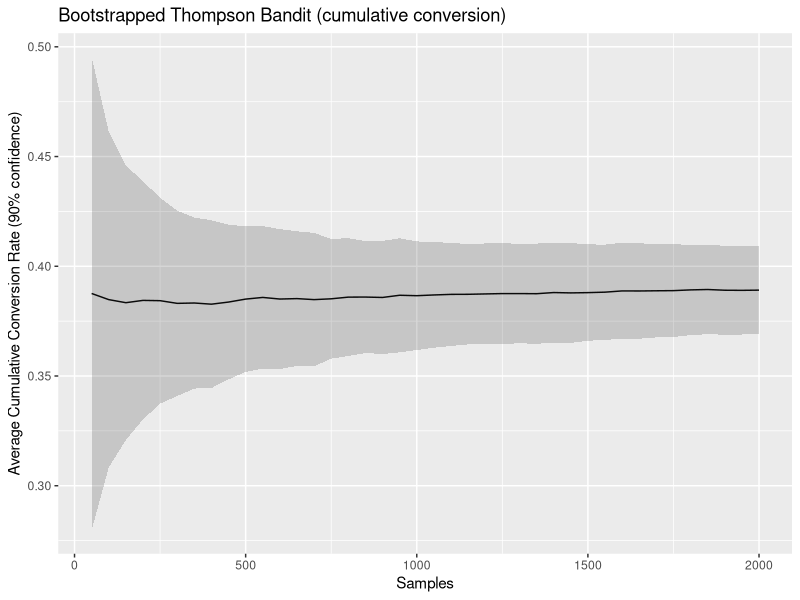
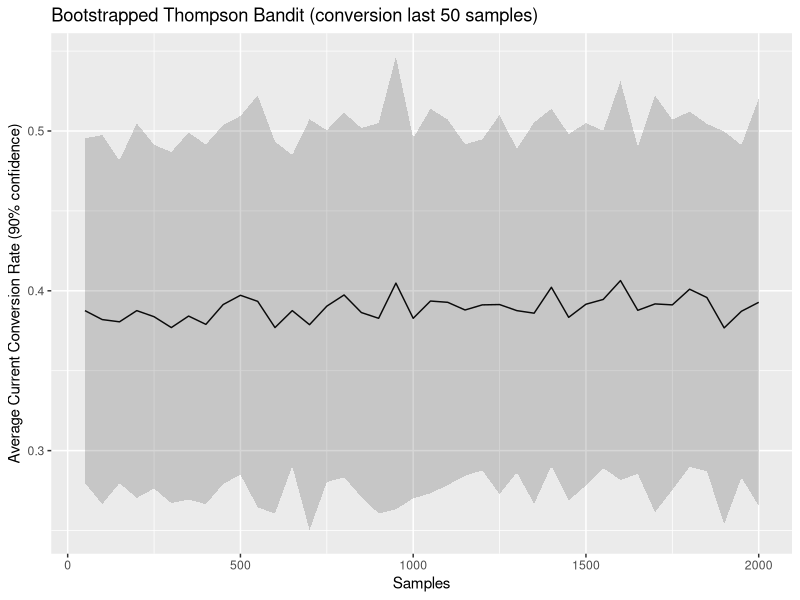
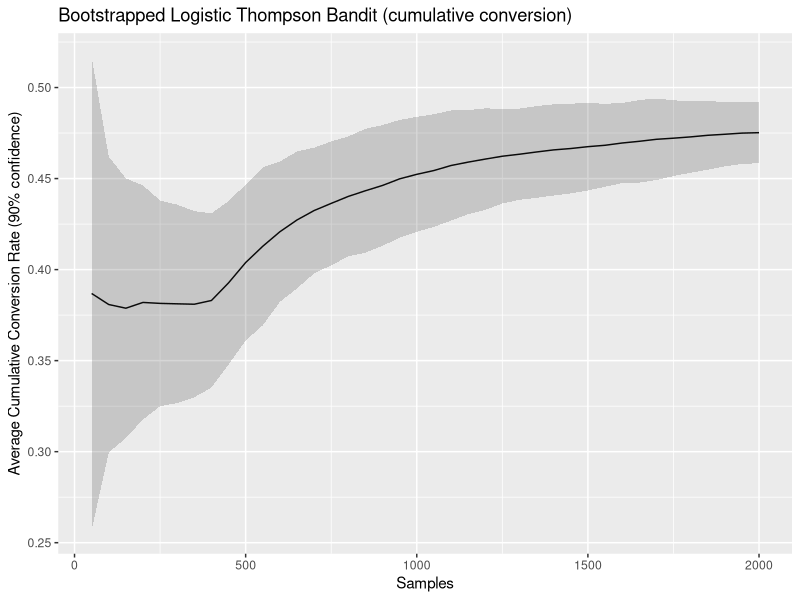
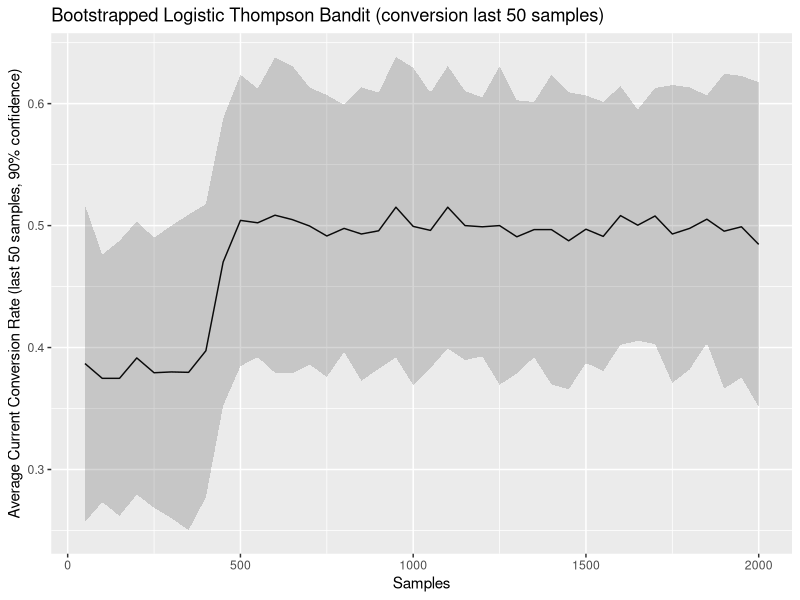

These figures' R source, in order:
## ---- chunk 1
require(ggplot2)
require(data.table)

t <- read.csv("stupid_bandit.csv")
c <- read.csv("bandit.csv")
## ---- chunk 2
dt <- data.table(t)
at <- dt[, list(avg=mean(overall.conversion.rate), var=var(overall.conversion.rate), stddev=sqrt(var(overall.conversion.rate))), by=c("visitors")]
at$ymin = at$avg-at$stddev*1.64
at$ymax = at$avg+at$stddev*1.64
## ---- chunk 3
ggplot(data = at, aes(x = visitors, y = avg)) + geom_line() + geom_ribbon(aes(ymin=ymin, ymax=ymax), alpha=0.2) + ggtitle("Bootstrapped Thompson Bandit (cumulative conversion)") + ylab("Average Cumulative Conversion Rate (90% confidence)") + xlab("Samples")
## ---- chunk 4
dt <- data.table(t)
at <- dt[, list(avg=mean(current.conversion.rate), var=var(current.conversion.rate), stddev=sqrt(var(current.conversion.rate))), by=c("visitors")]
at$ymin = at$avg-at$stddev*1.64
at$ymax = at$avg+at$stddev*1.64
## ---- chunk 5
ggplot(data = at, aes(x = visitors, y = avg)) + geom_line() + geom_ribbon(aes(ymin=ymin, ymax=ymax), alpha=0.2) + ggtitle("Bootstrapped Thompson Bandit (conversion last 50 samples)") + ylab("Average Current Conversion Rate (90% confidence)") + xlab("Samples")
## ---- chunk 6
dc <- data.table(c)
ac <- dc[, list(avg=mean(overall.conversion.rate), var=var(overall.conversion.rate), stddev=sqrt(var(overall.conversion.rate))), by=c("visitors")]
ac$ymin = ac$avg-ac$stddev*1.64
ac$ymax = ac$avg+ac$stddev*1.64
## ---- chunk 7
ggplot(data = ac, aes(x = visitors, y = avg)) + geom_line() + geom_ribbon(aes(ymin=ymin, ymax=ymax), alpha=0.2) + ggtitle("Bootstrapped Logistic Thompson Bandit (cumulative conversion)") + ylab("Average Cumulative Conversion Rate (90% confidence)") + xlab("Samples")
## ---- chunk 8
dc <- data.table(c)
ac <- dc[, list(avg=mean(current.conversion.rate), var=var(current.conversion.rate), stddev=sqrt(var(current.conversion.rate))), by=c("visitors")]
ac$ymin = ac$avg-ac$stddev*1.64
ac$ymax = ac$avg+ac$stddev*1.64
## ---- chunk 9
ggplot(data = ac, aes(x = visitors, y = avg)) + geom_line() + geom_ribbon(aes(ymin=ymin, ymax=ymax), alpha=0.2) + ggtitle("Bootstrapped Logistic Thompson Bandit (conversion last 50 samples)") + ylab("Average Current Conversion Rate (last 50 samples, 90% confidence)") + xlab("Samples")
